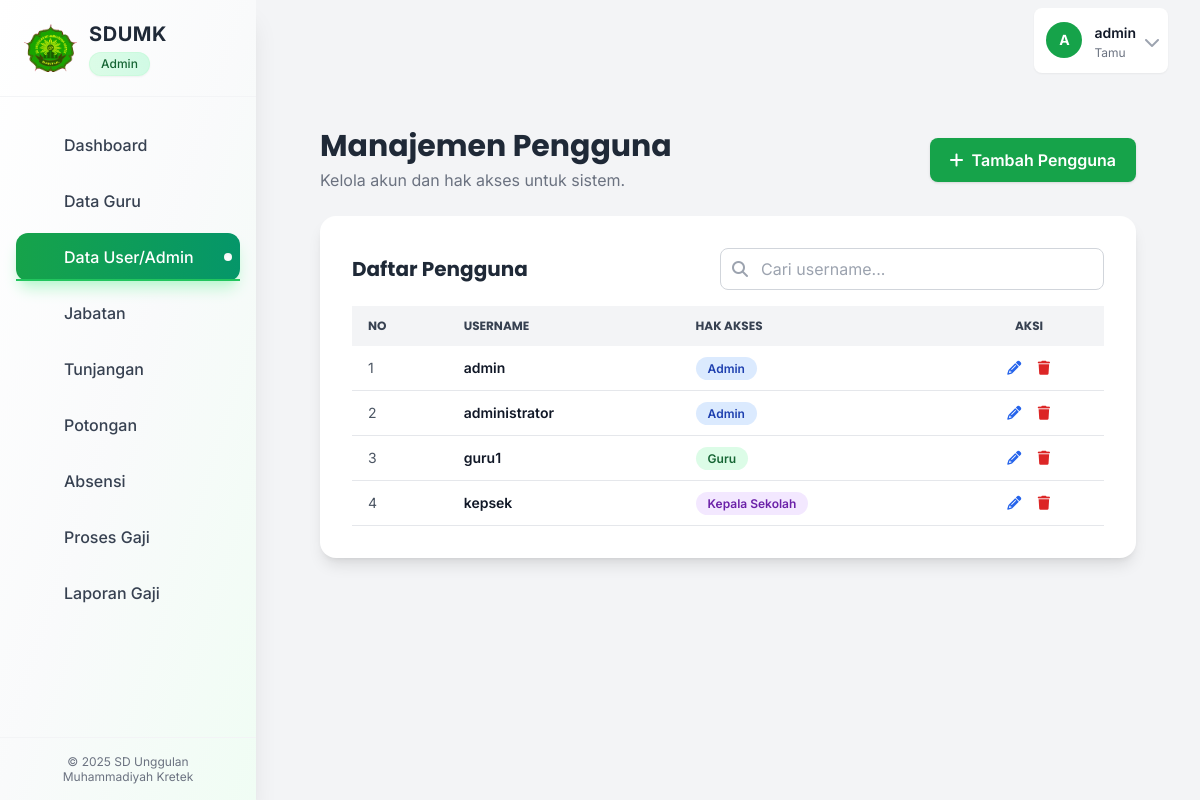
The app's page /pages/users.php (signed in) with its own data.
### tables this page shows
CREATE TABLE User (
    id_user VARCHAR(10) NOT NULL PRIMARY KEY,
    username VARCHAR(50) NOT NULL UNIQUE,
    password VARCHAR(255) NOT NULL,
    akses ENUM('Admin', 'Kepala Sekolah', 'Guru') NOT NULL,
    created_at TIMESTAMP DEFAULT CURRENT_TIMESTAMP,
    updated_at TIMESTAMP DEFAULT CURRENT_TIMESTAMP ON UPDATE CURRENT_TIMESTAMP,
    INDEX idx_username (username),
    INDEX idx_akses (akses)
);

### includes/functions.php (called while the page is built, shortened)
<?php
function e($string)
{
    return htmlspecialchars($string ?? '', ENT_QUOTES, 'UTF-8');
}

### pages/users.php (the view, shortened to what this page needs)
<?php
require_once __DIR__ . '/../includes/functions.php';
$conn = db_connect();
$page_title = 'Manajemen Pengguna';
$isReadOnlyMode = ($_SESSION['role'] === 'kepala_sekolah');
$search = $_GET['search'] ?? '';
$search_param = "%{$search}%";
$users_result = $conn->execute_query("SELECT id_user, username, akses FROM User WHERE username LIKE ? ORDER BY username ASC", [$search_param]);
require_once __DIR__ . '/../includes/header.php';
?>
<div class="container mx-auto px-4 sm:px-6 lg:px-8 py-8" x-data="crudPage()">
    <div class="flex justify-between items-center mb-6">
        <div>
            <h1 class="text-3xl font-bold text-gray-800 font-poppins"><?= e($page_title) ?><?php if ($isReadOnlyMode): ?> <span class="text-sm bg-blue-100 text-blue-800 px-2 py-1 rounded-full ml-2">Mode Tampilan</span><?php endif; ?></h1>
            <p class="text-gray-500 mt-1"><?= $isReadOnlyMode ? 'Lihat daftar pengguna dan tambah admin baru.' : 'Kelola akun dan hak akses untuk sistem.' ?></p>
        </div>
        <?php if (!$isReadOnlyMode): ?>
        <button @click="showForm = true; isEdit = false; resetForm()" class="bg-green-600 text-white px-5 py-2.5 rounded-lg shadow hover:bg-green-700 font-semibold flex items-center transition">
            <i class="fa-solid fa-plus mr-2"></i> Tambah Pengguna
        </button>
        <?php endif; ?>
    </div>
    <div class="bg-white p-6 sm:p-8 rounded-2xl shadow-lg">
         <div class="flex justify-between items-center mb-4">
            <h3 class="text-xl font-bold text-gray-800 font-poppins">Daftar Pengguna</h3>
            <form method="GET" action="" class="w-full max-w-sm">
                <div class="relative">
                    <input type="text" name="search" value="<?= e($search) ?>" placeholder="Cari username..." class="w-full pl-10 pr-4 py-2 border border-gray-300 rounded-lg focus:outline-none focus:ring-2 focus:ring-green-500">
                    <div class="absolute inset-y-0 left-0 pl-3 flex items-center pointer-events-none"><i class="fa-solid fa-search text-gray-400"></i></div>
                </div>
            </form>
        </div>
        <div class="overflow-x-auto">
            <table class="min-w-full text-sm text-left text-gray-600">
                <thead class="bg-gray-100 text-gray-700 uppercase font-poppins text-xs">
                    <tr>
                        <th class="px-4 py-3">No</th>
                        <th class="px-4 py-3">Username</th>
                        <th class="px-4 py-3">Hak Akses</th>
                        <?php if (!$isReadOnlyMode): ?><th class="px-4 py-3 text-center">Aksi</th><?php endif; ?>
                    </tr>
                </thead>
                <tbody>
                    <?php if ($users_result->num_rows > 0): ?>
                        <?php $no = 1; while ($row = $users_result->fetch_assoc()): ?>
                            <tr class="border-b hover:bg-gray-50">
                                <td class="px-4 py-3"><?= $no++ ?></td>
                                <td class="px-4 py-3 font-semibold text-gray-900"><?= e($row['username']) ?></td>
                                <td class="px-4 py-3">
                                    <span class="px-3 py-1 rounded-full text-xs font-semibold"
                                          :class="{
                                            'bg-blue-100 text-blue-800': '<?= $row['akses'] ?>' === 'Admin',
                                            'bg-purple-100 text-purple-800': '<?= $row['akses'] ?>' === 'Kepala Sekolah',
                                            'bg-green-100 text-green-800': '<?= $row['akses'] ?>' === 'Guru'
                                          }">
                                        <?= e($row['akses']) ?>
                                    </span>
                                </td>
                                <?php if (!$isReadOnlyMode): ?>
                                <td class="px-4 py-3 text-center">
                                    <div class="flex items-center justify-center space-x-3">
                                        <button @click="editUser(<?= htmlspecialchars(json_encode($row)) ?>)" class="text-blue-600 hover:text-blue-800" title="Edit">
                                            <i class="fa-solid fa-pencil fa-fw"></i>
                                        </button>
                                        <a href="?action=delete&id=<?= e($row['id_user']) ?>&token=<?= $_SESSION['csrf_token'] ?>" onclick="return confirm('Yakin ingin menghapus pengguna ini?')" class="text-red-600 hover:text-red-800" title="Hapus">
                                            <i class="fa-solid fa-trash fa-fw"></i>
                                        </a>
                                    </div>
                                </td>
                                <?php endif; ?>
                            </tr>
                        <?php endwhile; ?>
                    <?php endif; ?>
                </tbody>
            </table>
        </div>
    </div>
</div>
<?php require_once __DIR__ . '/../includes/footer.php'; ?>

### includes/header.php (style rules this page uses)
body { font-family: 'Inter', sans-serif; }
.font-poppins { font-family: 'Poppins', sans-serif; }

### records on screen
user: username "admin", akses "Admin"
user: username "administrator", akses "Admin"
user: username "guru1", akses "Guru"
user: username "kepsek", akses "Kepala Sekolah"

### other values on screen
str_replace('_', ' ', $user_role) "Admin"
$item['name'] "Dashboard"
$item['name'] "Data Guru"
$item['name'] "Data User/Admin"
$item['name'] "Jabatan"
$item['name'] "Tunjangan"
$item['name'] "Potongan"
$item['name'] "Absensi"
$item['name'] "Proses Gaji"
$item['name'] "Laporan Gaji"
substr($current_user_name, 0, 1) "A"
$current_user_name "admin"
$current_user_level "Tamu"
$page_title "Manajemen Pengguna"
